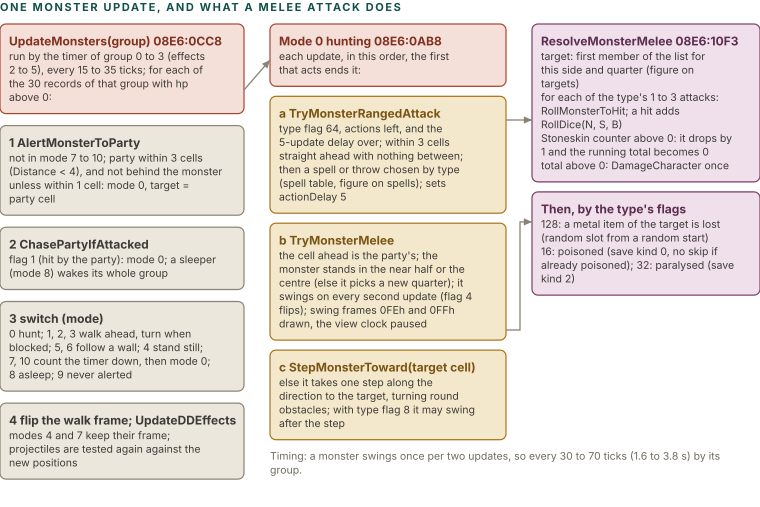

Write Python code to recreate this figure.
import sys; sys.path.insert(0, '.')
from figlib import *

c = Canvas(760, 520)
c.section(0, 11, "ONE MONSTER UPDATE, AND WHAT A MELEE ATTACK DOES")

def tbox(x, y, w, kind, title, lines, size=10.5):
    out = []
    for l in lines:
        out += wrap(l, w - 36, size)
    h = 10 + 17 + len(out) * size * 1.3 + 8
    c.box(x, y, w, h, kind, title, out, size=size, tsize=12, align="left")
    return y + h

xa, wa = 0, 244
y = tbox(xa, 24, wa, "red", "UpdateMonsters(group)  08E6:0CC8", [
    "run by the timer of group 0 to 3 (effects 2 to 5), every 15 to 35 ticks; for each of the 30 records of that group with hp above 0:"])
ya = y
y = tbox(xa, y + 12, wa, "grey", "1  AlertMonsterToParty", [
    "not in mode 7 to 10; party within 3 cells (Distance < 4), and not behind the monster unless within 1 cell: mode 0, target = party cell"])
y = tbox(xa, y + 12, wa, "grey", "2  ChasePartyIfAttacked", ["flag 1 (hit by the party): mode 0; a sleeper (mode 8) wakes its whole group"])
y = tbox(xa, y + 12, wa, "grey", "3  switch (mode)", [
    "0 hunt;  1, 2, 3 walk ahead, turn when blocked;  5, 6 follow a wall;  4 stand still;  7, 10 count the timer down, then mode 0;  8 asleep;  9 never alerted"])
y = tbox(xa, y + 12, wa, "grey", "4  flip the walk frame; UpdateDDEffects", ["modes 4 and 7 keep their frame; projectiles are tested again against the new positions"])
for yy in (ya + 0,):
    pass

xb, wb = 270, 236
yb = tbox(xb, 24, wb, "red", "Mode 0 hunting  08E6:0AB8", ["each update, in this order, the first that acts ends it:"])
yb2 = tbox(xb, yb + 10, wb, "ochre", "a  TryMonsterRangedAttack", [
    "type flag 64, actions left, and the 5-update delay over; within 3 cells straight ahead with nothing between; then a spell or throw chosen by type (spell table, figure on spells); sets actionDelay 5"])
yb3 = tbox(xb, yb2 + 10, wb, "ochre", "b  TryMonsterMelee", [
    "the cell ahead is the party's; the monster stands in the near half or the centre (else it picks a new quarter); it swings on every second update (flag 4 flips); swing frames 0FEh and 0FFh drawn, the view clock paused"])
yb4 = tbox(xb, yb3 + 10, wb, "ochre", "c  StepMonsterToward(target cell)", [
    "else it takes one step along the direction to the target, turning round obstacles; with type flag 8 it may swing after the step"])

xc, wc = 532, 228
yc = tbox(xc, 24, wc, "plum", "ResolveMonsterMelee  08E6:10F3", [
    "target: first member of the list for this side and quarter (figure on targets)",
    "for each of the type's 1 to 3 attacks: RollMonsterToHit; a hit adds RollDice(N, S, B)",
    "Stoneskin counter above 0: it drops by 1 and the running total becomes 0",
    "total above 0: DamageCharacter once"])
yc2 = tbox(xc, yc + 10, wc, "plum", "Then, by the type's flags", [
    "128: a metal item of the target is lost (random slot from a random start)",
    "16: poisoned (save kind 0, no skip if already poisoned); 32: paralysed (save kind 2)"])
c.arrow([(xa + wa, 90), (xb, 60)], color=GREY)
c.arrow([(xb + wb, 120), (xc, 120)])
c.arrow([(xb + wb, 330), (xc - 12, 330), (xc - 12, yc + 40), (xc, yc + 40)])
yt = c.para(xb, yb4 + 20, "Timing: a monster swings once per two updates, so every 30 to 70 ticks (1.6 to 3.8 s) by its group.", 480, size=10.5, color=MUTED)
c.h = max(y, yt, yc2) + 20
c.save("figs/cmb_monster_loop.svg")
